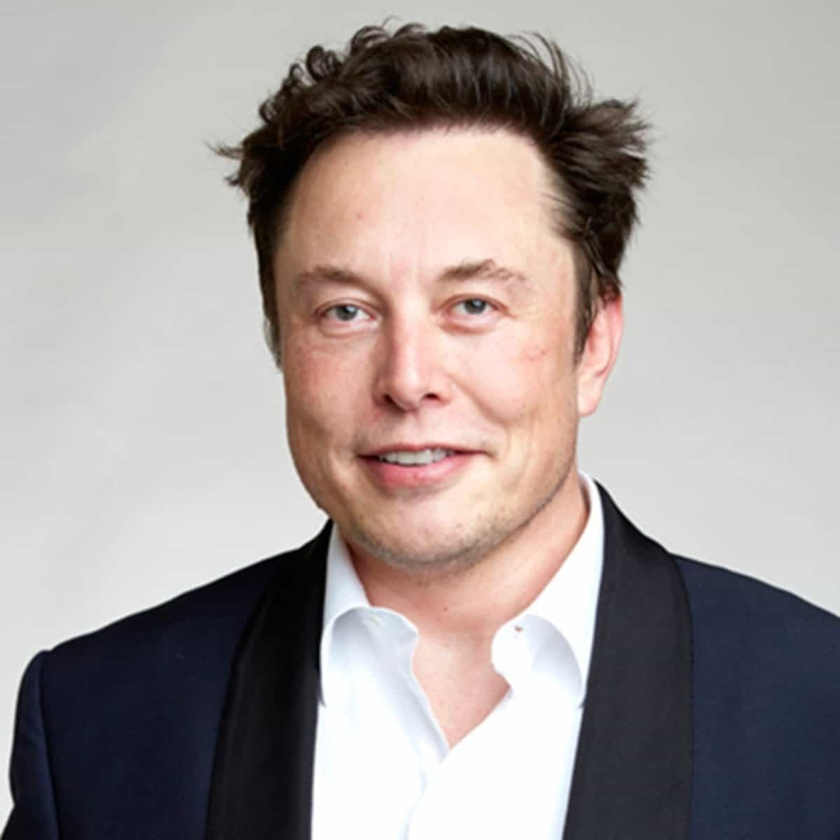
#> input picture source/elon.jpg, 840 x 840 px, shrunk from 1200 x 1200 before the run
$ python eyeDetection.py
#> lines starting #> are read from the running program, lines starting #| are printed output that depends on the picture; after the words box and inside, x2 and y2 are one past the last pixel; in counts of white or black regions, pixels touching at a corner belong together
import cv2
import matplotlib.pyplot as plt

# Load the Haar cascades
face_cascade = cv2.CascadeClassifier(cv2.data.haarcascades + 'haarcascade_frontalface_default.xml')
eye_cascade = cv2.CascadeClassifier(cv2.data.haarcascades + 'haarcascade_eye.xml')

# Load image
image = cv2.imread('source/elon.jpg')
#> image is the input picture: shape (840, 840, 3); mean B, G, R 153.6, 155.6, 164.1
gray = cv2.cvtColor(image, cv2.COLOR_BGR2GRAY)
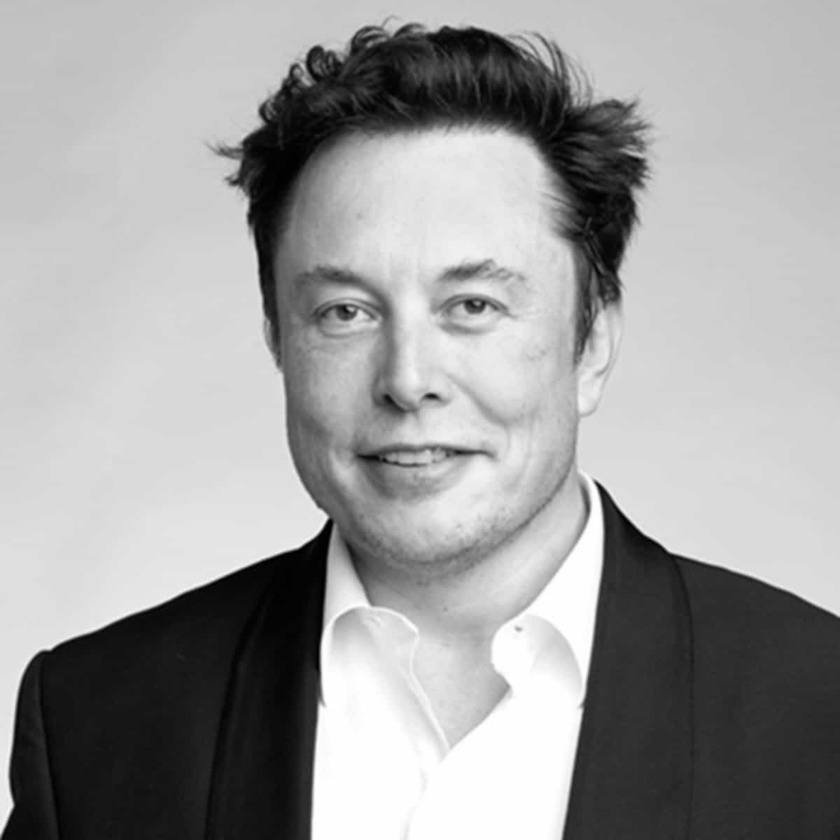
#> gray: shape (840, 840); min 0, max 255, mean 157.9

# Detect face(s)
faces = face_cascade.detectMultiScale(gray, 1.1, 4)
#> faces = [[227, 158, 376, 376]]

for (x, y, w, h) in faces:
    roi_gray = gray[y:y+h, x:x+w]
    roi_color = image[y:y+h, x:x+w]

    # Detect eyes in the face region
    eyes = eye_cascade.detectMultiScale(roi_gray)

    for (ex, ey, ew, eh) in eyes:
        cv2.rectangle(roi_color, (ex, ey), (ex + ew, ey + eh), (0, 255, 0), 2)
#> this loop made 1 pass
#> pass 1, `roi_gray = gray[y:y+h, x:x+w]`:
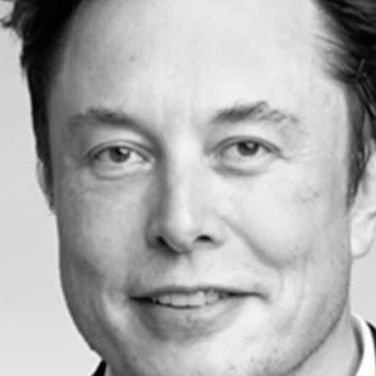
#> roi_gray: shape (376, 376); min 0, max 255, mean 174.3
#> pass 1, `roi_color = image[y:y+h, x:x+w]`:
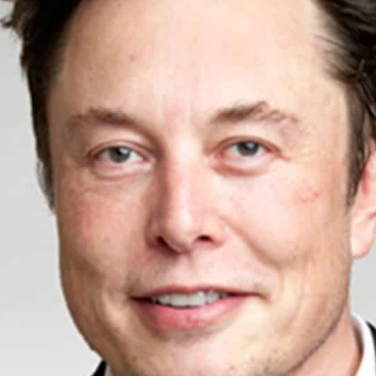
#> roi_color: shape (376, 376, 3); mean B, G, R 152.1, 165.8, 199.4
#> after the loop:
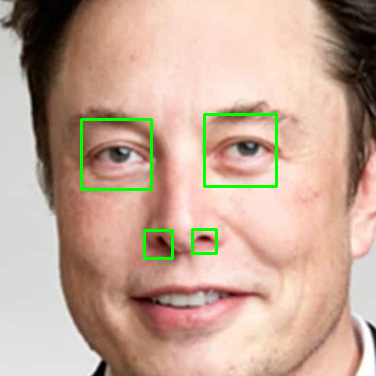
#> roi_color: shape (376, 376, 3); 1.64% of pixels changed, all inside (x1, y1, x2, y2) = (80, 113, 278, 260)

# Convert to RGB for matplotlib
image_rgb = cv2.cvtColor(image, cv2.COLOR_BGR2RGB)
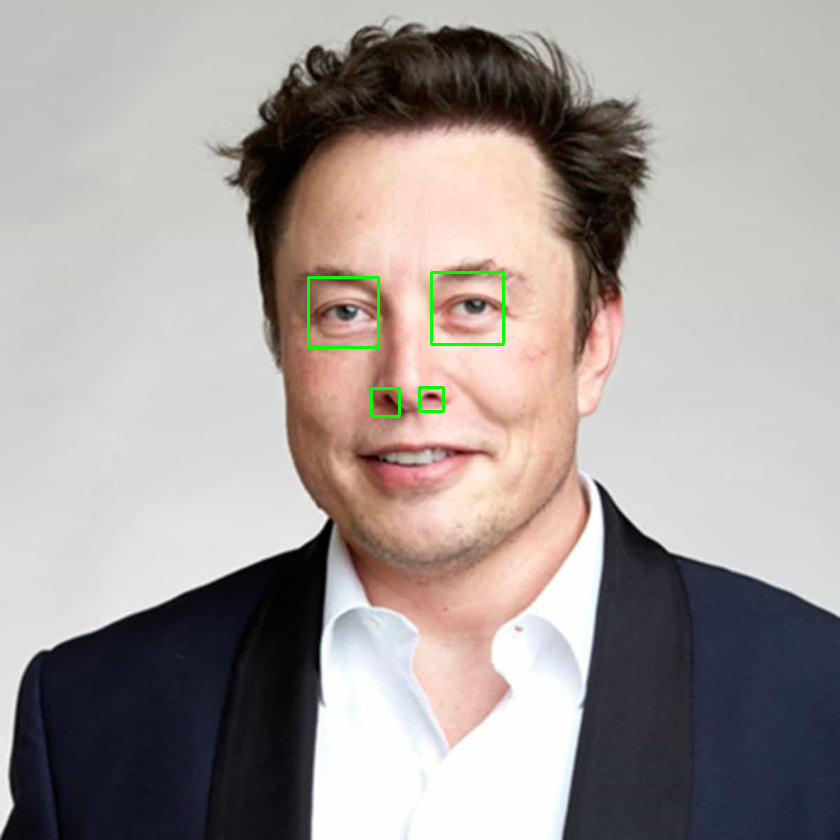
#> image: shape (840, 840, 3); 0.33% of pixels changed, all inside (x1, y1, x2, y2) = (307, 271, 505, 418)

# Show image
plt.imshow(image_rgb)
plt.title('Eyes Detected')
plt.axis('off')
plt.show()

$ run again, with source/bill.jpg copied over source/elon.jpg
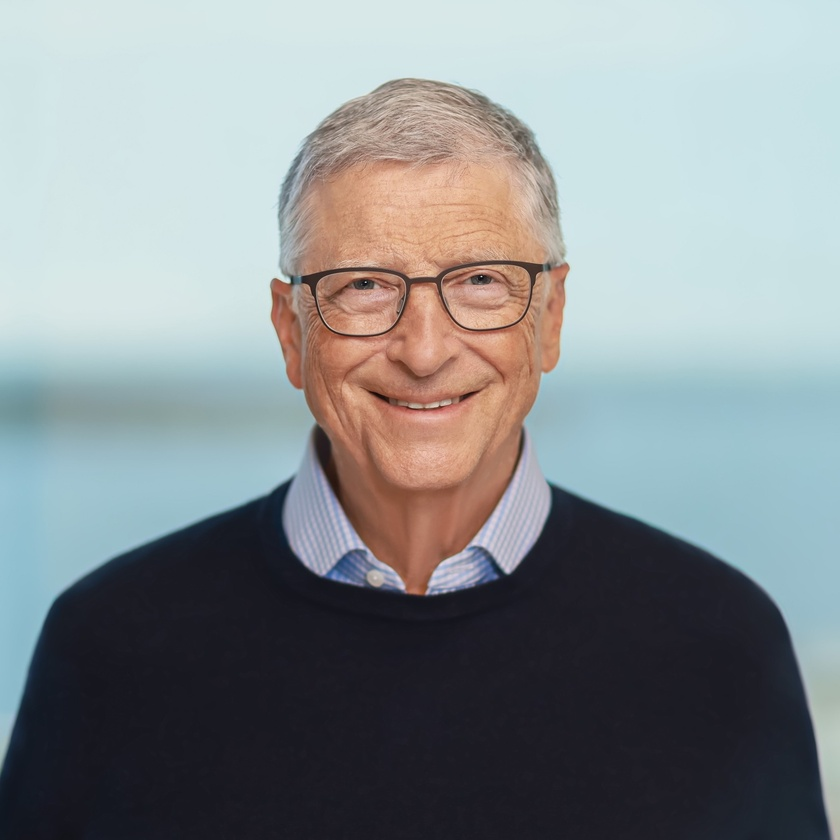
#> input picture source/bill.jpg, 840 x 840 px, shrunk from 1773 x 1773 before the run
#> image is the input picture: shape (840, 840, 3); mean B, G, R 143.5, 141.4, 135
#> `gray = cv2.cvtColor(image, cv2.COLOR_BGR2GRAY)`:
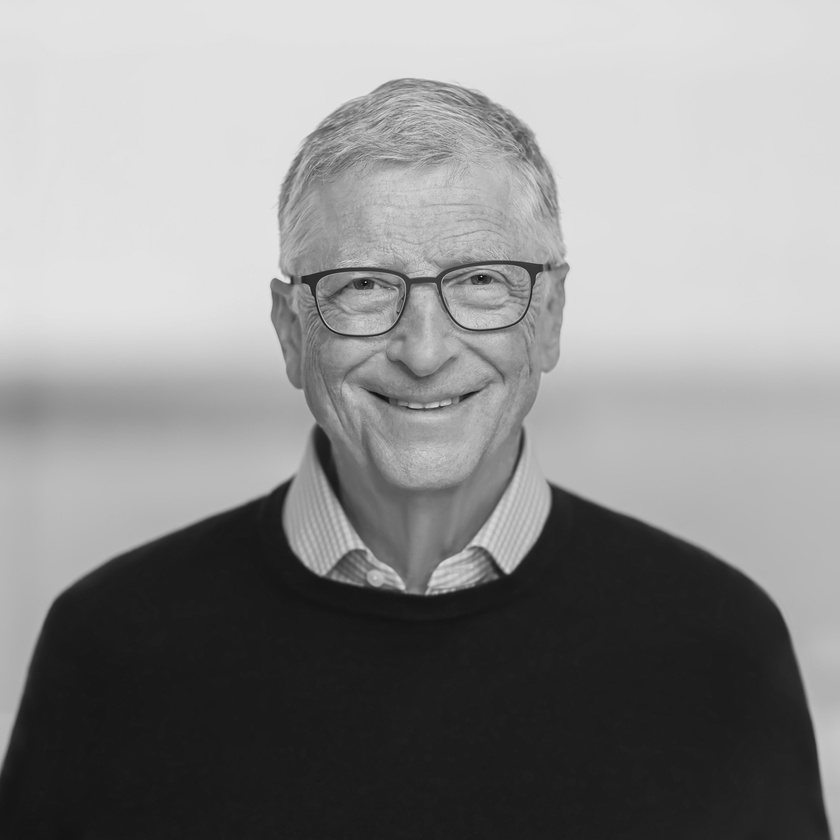
#> gray: shape (840, 840); min 10, max 229, mean 139.7
#> faces = [[256, 155, 322, 322]]
#> the loop `for (x, y, w, h) in faces:` made 1 pass
#> (x, y, w, h, eyes) on pass 1: (256, 155, 322, 322, [[198, 233, 22, 22]])
#> after the loop `for (x, y, w, h) in faces:`:
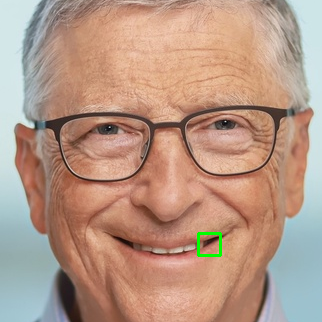
#> roi_color: shape (322, 322, 3); mean B, G, R 133.2, 151.2, 183.2
#> image: shape (840, 840, 3); 0.04% of pixels changed, all inside (x1, y1, x2, y2) = (453, 387, 478, 412)
